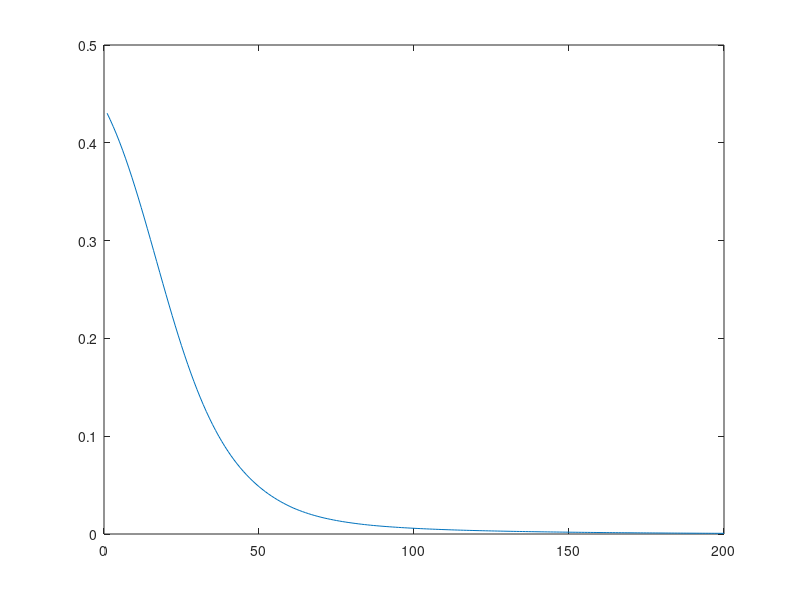

The MATLAB source for this figure:
clear
clc

N = 10; % number of neurons
K = 200; % learning steps
T = 500; % number of training states
theta = rand(1,N);
w = rand(N,N);
w(1:N+1:N*N) = 0;

training_dataset = randi([0 1], N,T); % NxT
learning_rate = 0.04;

clamped_state_expectations = sum(training_dataset, 2)'/T; % 1xN
clamped_state_correlation_expectations = training_dataset * training_dataset' / T; % NxN
delta_ws = zeros(1,K);
for learning_step = 1:K
    E = (-0.5*(sum(w*training_dataset)+theta*training_dataset));
    Z = sum(exp(-E));
    p_s = exp(-E)/Z; 
    free_state_expectations = p_s * training_dataset'; % 1xN
    free_state_correlation_expectations = (training_dataset .* repmat(p_s, N, 1)) * training_dataset';
    delta_w = clamped_state_correlation_expectations - free_state_correlation_expectations;
    delta_w(1:N+1:N*N) = 0;
    delta_theta = clamped_state_expectations - free_state_expectations;
    delta_ws(learning_step) = mean(mean(abs(delta_w)));
    w = w + learning_rate * delta_w;
    theta = theta + learning_rate * delta_theta;
end
plot(delta_ws)